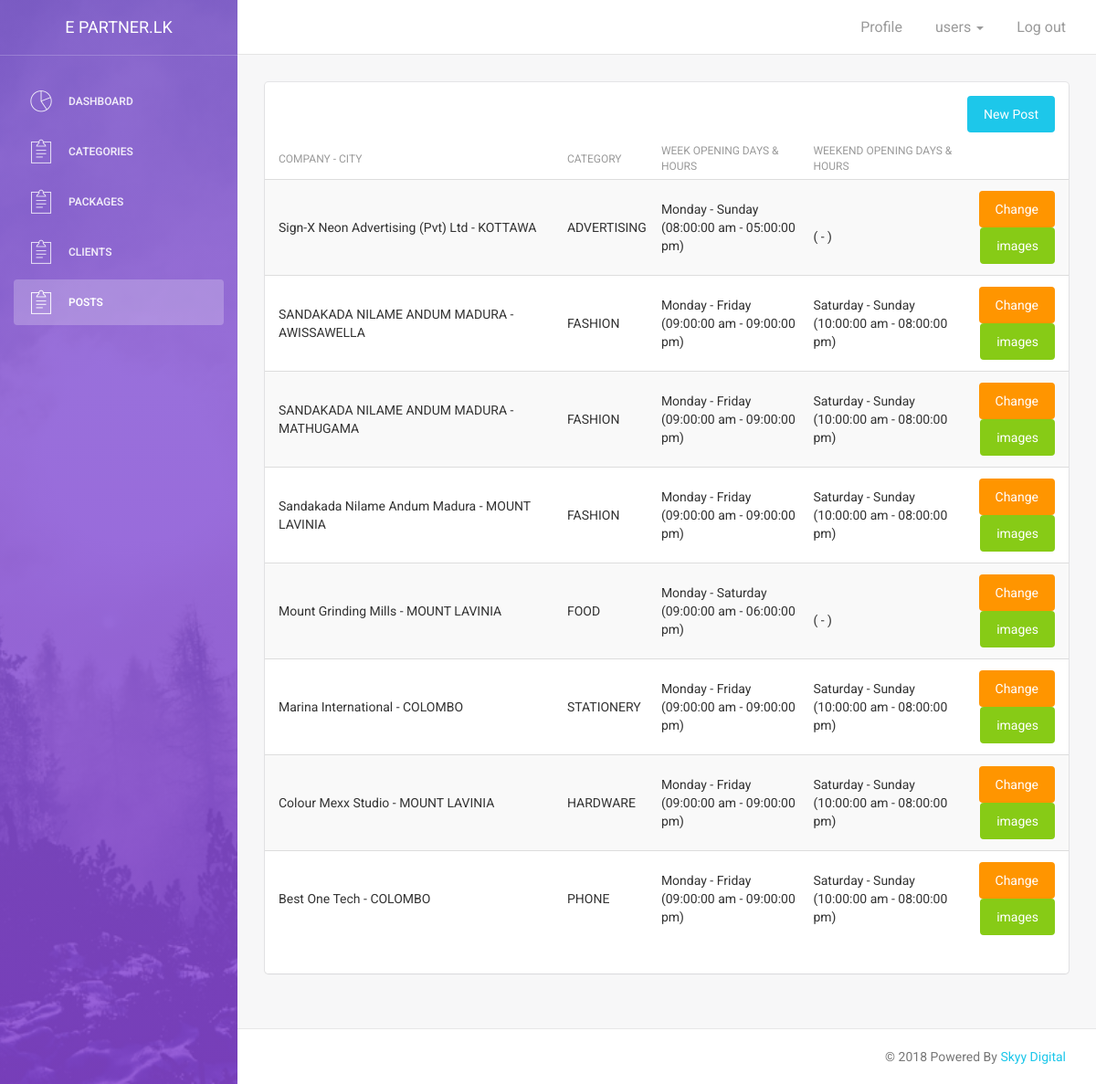
The page /Admin/admin/post.php (signed in) on the database its author committed.
### tables this page shows
CREATE TABLE `posts` (
  `P_ID` int(11) NOT NULL,
  `C_ID` int(11) NOT NULL,
  `Client` int(11) NOT NULL,
  `Package_ID` int(11) NOT NULL,
  `Post_Name` varchar(50) NOT NULL,
  `City` varchar(30) NOT NULL,
  `Moto` varchar(75) NOT NULL,
  `Des` text NOT NULL,
  `Geo` text NOT NULL,
  `Opening` time NOT NULL,
  `Closing` time NOT NULL,
  `Opening1` time NOT NULL,
  `Closing1` time NOT NULL,
  `Opening_Day` int(1) NOT NULL,
  `Closing_Day` int(1) NOT NULL,
  `Opening_day1` int(1) NOT NULL,
  `Closing_day2` int(1) NOT NULL,
  `web` varchar(50) NOT NULL,
  `phone` varchar(13) NOT NULL,
  `U_ID` int(11) NOT NULL,
  `Post_Date` date NOT NULL
);

CREATE TABLE `category` (
  `C_ID` int(11) NOT NULL,
  `Category` varchar(15) NOT NULL,
  `Link` varchar(50) NOT NULL,
  `U_ID` int(11) NOT NULL,
  `Date` date NOT NULL
);

### Admin/admin/post.php (the view, shortened to what this page needs)
?><!doctype html>
<html lang="en">
<head>
    <link href="assets/css/bootstrap.min.css" rel="stylesheet" />
    <link href="assets/css/animate.min.css" rel="stylesheet"/>
    <link href="assets/css/light-bootstrap-dashboard.css?v=1.4.0" rel="stylesheet"/>
    <link href="assets/css/demo.css" rel="stylesheet" />
    <link href="http://maxcdn.bootstrapcdn.com/font-awesome/4.2.0/css/font-awesome.min.css" rel="stylesheet">
    <link href="assets/css/pe-icon-7-stroke.css" rel="stylesheet" />
</head>
<body>
<div class="wrapper">
    <div class="sidebar" data-color="purple" data-image="assets/img/sidebar-5.jpg">
        <div class="sidebar-wrapper">
            <div class="logo">
                <a href="index.php" class="simple-text">
                    E Partner.lk
                </a>
            </div>
            <ul class="nav">
                <li>
                    <a href="index.php">
                        <i class="pe-7s-graph"></i>
                        <p>Dashboard</p>
                    </a>
                </li>
                <li>
                    <a href="categories.php">
                        <i class="pe-7s-note2"></i>
                        <p>Categories</p>
                    </a>
                </li>
                <li>
                    <a href="packages.php">
                        <i class="pe-7s-note2"></i>
                        <p>Packages</p>
                    </a>
                </li>
                <li>
                    <a href="clients.php">
                        <i class="pe-7s-note2"></i>
                        <p>Clients</p>
                    </a>
                </li>
                <li class="active">
                    <a href="post.php">
                        <i class="pe-7s-note2"></i>
                        <p>Posts</p>
                    </a>
                </li>
            </ul>
        </div>
    </div>
    <div class="main-panel">
        <?php
        include 'menu.php';
        ?>
        <div class="content">
            <div class="container-fluid">
                <div class="row">
                    <div class="col-md-12">
                        <div class="card">
                            <div class="header">
                                <form action="newpost.php" method="post">
                                    <button type="submit" class="btn btn-info btn-fill pull-right">New Post</button>
                                </form>
                            </div>
                            <div class="content table-responsive table-full-width">
                                <table class="table table-hover table-striped">
                                    <thead>
                                    <th>Company - City</th>
                                    <th>Category</th>
                                    <th>week Opening Days & Hours</th>
                                    <th>weekend Opening Days & Hours</th>
                                    <th> </th>
                                    </thead>
                                    <tbody>
                                    <?php
                                    include '../connection.php';
                                    $cate=$db->query("SELECT posts.Opening_day1,posts.Closing_day2,posts.Closing1,posts.Opening1,posts.P_ID,posts.Post_Name,posts.City,category.Category,posts.Opening,posts.Closing,posts.Closing_Day,posts.Opening_Day,users.F_Name,users.L_Name FROM posts INNER JOIN category ON category.C_ID=posts.C_ID INNER JOIN users ON users.U_ID=posts.U_ID ORDER BY posts.P_ID DESC");
                                    while ($allcate=$cate->fetch_assoc()){
                                        ?>
                                        <tr>
                                            <td><?php echo $allcate['Post_Name'].' - '.$allcate['City'];?></td>
                                            <td><?php echo $allcate['Category'];?></td>
                                            <td><?php
                                                $op=$allcate['Opening'];
                                                $cl=$allcate['Closing'];
                                                $date = new DateTime($op);
                                                $date2 = new DateTime($cl);
                                                $opening=$date->format('h:i:s a') ;
                                                $closing=$date2->format('h:i:s a') ;
                                                $day1=$allcate['Opening_Day'];
                                                $day2=$allcate['Closing_Day'];
                                                $days1 = $day1;
                                                $days2 = $day2;
                                                switch ($days1) {case "2":echo "Tuesday - ";break;
                                                    default:$d1="Monday - ";
                                                }
                                                switch ($days2) {
                                                    case "5":$d2="Friday";break;
                                                    case "6":$d2="Saturday";break;
                                                    case "7":$d2="Sunday";break;
                                                }
                                                echo $d1.$d2.'<br>('.$opening." - ".$closing.')';?></td>
                                            <td><?php
                                                $op1=$allcate['Opening1'];
                                                $cl1=$allcate['Closing1'];
                                                $wdate = new DateTime($op1);
                                                $wdate2 = new DateTime($cl1);
                                                $Opening1=$wdate->format('h:i:s a') ;
                                                $Closing1=$wdate2->format('h:i:s a') ;
                                                if ($Opening1=="12:00:00 am" && $Closing1=="12:00:00 am"){
                                                    $tim="";
                                                    $times="";
                                                }else{
                                                    $tim=$Opening1;
                                                    $times=$Closing1;
                                                }
                                                $wday1=$allcate['Opening_day1'];
                                                $wday2=$allcate['Closing_day2'];
                                                $wdays1 = $wday1;
                                                $wdays2 = $wday2;
                                                switch ($wdays1) {case "2":echo "Tuesday - ";break;
                                                    case "6":$d3="Saturday - ";break;
                                                    default:$d3=" ";
                                                }
                                                switch ($wdays2) {
                                                    case "7":$d4="Sunday";break;
                                                    default:$d4=" ";
                                                }
                                                echo $d3.$d4.'<br>('.$tim." - ".$times.')';?></td>
                                            <td>
                                                <form action="editpost.php?ID=<?php echo $allcate['P_ID'];?>" method="post">
                                                    <button type="submit" class="btn btn-warning btn-fill pull-right">Change</button>
                                                </form>
                                                <form action="newimages.php?ID=<?php echo $allcate['P_ID'];?>" method="post">
                                                    <button type="submit" class="btn btn-success btn-fill pull-right">images</button>
                                                </form>
                                            </td>
                                        </tr>
                                        <?php
                                    }
                                    ?>
                                    </tbody>
                                </table>
                            </div>
                        </div>
                    </div>
                </div>
                </div>
            </div>
            <?php
            include 'footer.php';
            ?>
        </div>
    </div>
</body>
</html>

### rows shown on the page
posts: Post_Name "Sign-X Neon Advertising (Pvt) Ltd", City "KOTTAWA", C_ID.Category "ADVERTISING", Opening_Day "Monday -", Closing_Day "Sunday", Opening "08:00:00 am", Closing "05:00:00 pm"
posts: Post_Name "SANDAKADA NILAME ANDUM MADURA", City "AWISSAWELLA", C_ID.Category "FASHION", Opening_Day "Monday -", Closing_Day "Friday", Opening "09:00:00 am", Closing "09:00:00 pm", Opening_day1 "Saturday -", Closing_day2 "Sunday", Opening1 "10:00:00 am", Closing1 "08:00:00 pm"
posts: Post_Name "SANDAKADA NILAME ANDUM MADURA", City "MATHUGAMA", C_ID.Category "FASHION", Opening_Day "Monday -", Closing_Day "Friday", Opening "09:00:00 am", Closing "09:00:00 pm", Opening_day1 "Saturday -", Closing_day2 "Sunday", Opening1 "10:00:00 am", Closing1 "08:00:00 pm"
posts: Post_Name "Sandakada Nilame Andum Madura", City "MOUNT LAVINIA", C_ID.Category "FASHION", Opening_Day "Monday -", Closing_Day "Friday", Opening "09:00:00 am", Closing "09:00:00 pm", Opening_day1 "Saturday -", Closing_day2 "Sunday", Opening1 "10:00:00 am", Closing1 "08:00:00 pm"
posts: Post_Name "Mount Grinding Mills", City "MOUNT LAVINIA", C_ID.Category "FOOD", Opening_Day "Monday -", Closing_Day "Saturday", Opening "09:00:00 am", Closing "06:00:00 pm"
posts: Post_Name "Marina International", City "COLOMBO", C_ID.Category "STATIONERY", Opening_Day "Monday -", Closing_Day "Friday", Opening "09:00:00 am", Closing "09:00:00 pm", Opening_day1 "Saturday -", Closing_day2 "Sunday", Opening1 "10:00:00 am", Closing1 "08:00:00 pm"
posts: Post_Name "Colour Mexx Studio", City "MOUNT LAVINIA", C_ID.Category "HARDWARE", Opening_Day "Monday -", Closing_Day "Friday", Opening "09:00:00 am", Closing "09:00:00 pm", Opening_day1 "Saturday -", Closing_day2 "Sunday", Opening1 "10:00:00 am", Closing1 "08:00:00 pm"
posts: Post_Name "Best One Tech", City "COLOMBO", C_ID.Category "PHONE", Opening_Day "Monday -", Closing_Day "Friday", Opening "09:00:00 am", Closing "09:00:00 pm", Opening_day1 "Saturday -", Closing_day2 "Sunday", Opening1 "10:00:00 am", Closing1 "08:00:00 pm"
